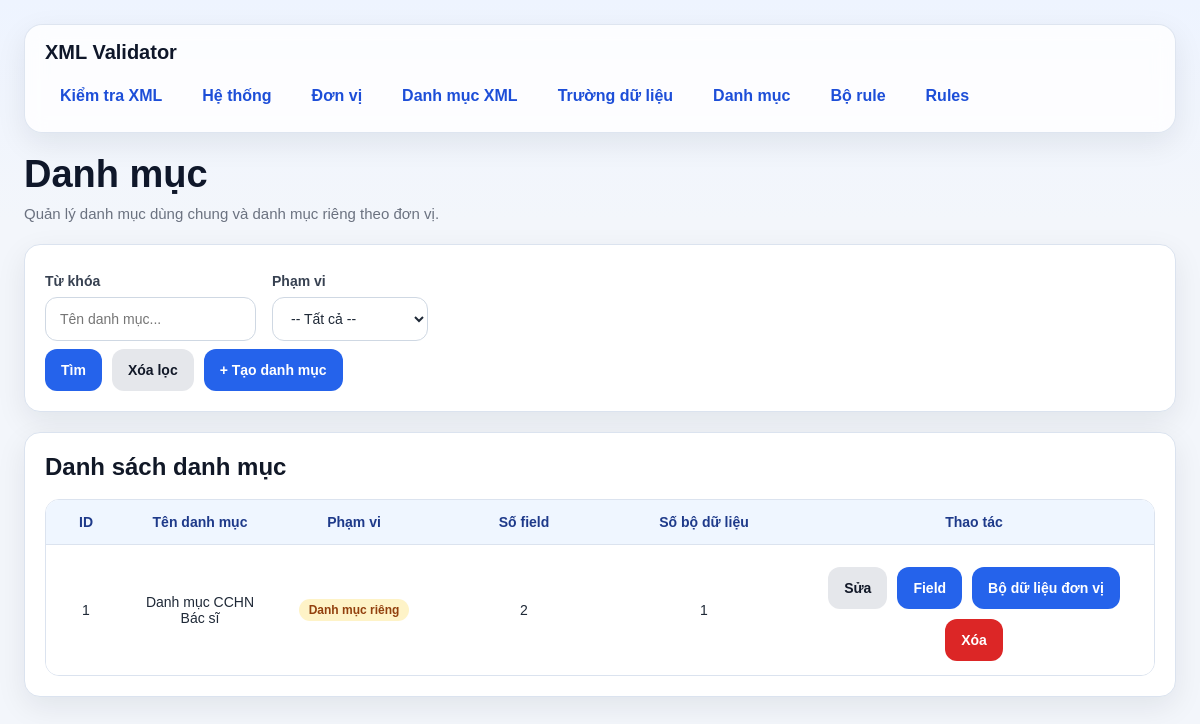
The page /categories/ on the database as committed earlier.
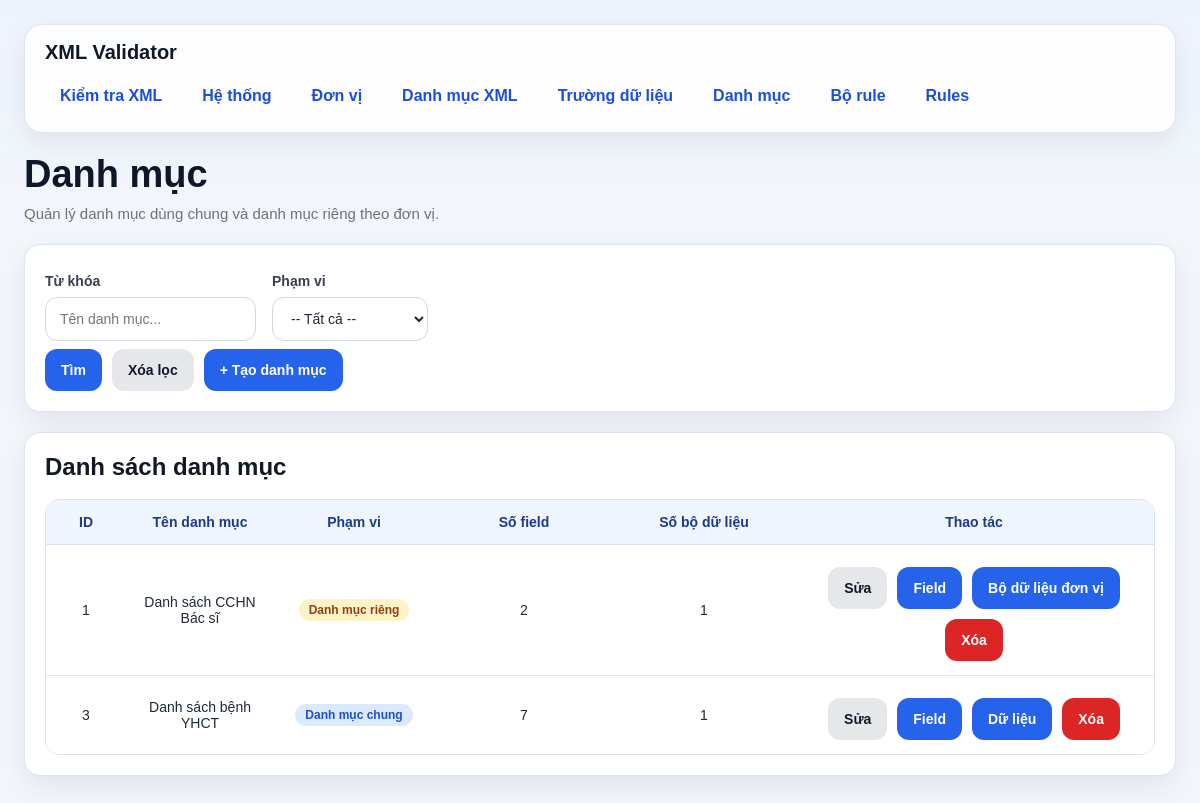
The same page on the database as committed later.
### models/category_model.py (models this page shows, shortened)
class DanhMuc(db.Model):
    __tablename__ = "danh_muc"
    id = db.Column(db.Integer, primary_key=True)
    ten_danh_muc = db.Column(db.String(255), nullable=False)
    scope = db.Column(db.String(20), nullable=False, default="COMMON")
    fields = db.relationship(
        "DanhMucField",
        back_populates="danh_muc",
        cascade="all, delete-orphan",
        lazy="select"
    )
    datasets = db.relationship(
        "DanhMucDataset",
        back_populates="danh_muc",
        cascade="all, delete-orphan",
        lazy="select"
    )

### routes/category_routes.py (the view)
@category_bp.route("/", methods=["GET"])
def list_categories():
    keyword = (request.args.get("keyword") or "").strip()
    scope = (request.args.get("scope") or "").strip().upper()
    query = DanhMuc.query
    if keyword:
        query = query.filter(
            or_(
                DanhMuc.ten_danh_muc.ilike(f"%{keyword}%")
            )
        )
    if scope in ["COMMON", "UNIT"]:
        query = query.filter(DanhMuc.scope == scope)
    items = query.order_by(DanhMuc.id.asc()).all()
    return render_template(
        "categories.html",
        items=items,
        keyword=keyword,
        scope=scope
    )

### templates/categories.html (shortened to what this page needs)
{% extends "base.html" %}
{% block content %}
<div class="page-header">
    <h1 class="page-title">Danh mục</h1>
    <div class="page-subtitle">Quản lý danh mục dùng chung và danh mục riêng theo đơn vị.</div>
</div>
<div class="card">
    <form method="GET">
        <div class="grid">
            <div class="col-6">
                <label>Từ khóa</label>
                <input type="text" name="keyword" value="{{ keyword }}" placeholder="Tên danh mục...">
            </div>
            <div class="col-6">
                <label>Phạm vi</label>
                <select name="scope">
                    <option value="">-- Tất cả --</option>
                </select>
            </div>
        </div>
        <div class="actions">
            <button type="submit" class="btn btn-primary">Tìm</button>
            <a href="/categories" class="btn btn-secondary">Xóa lọc</a>
            <a href="/categories/create" class="btn btn-primary">+ Tạo danh mục</a>
        </div>
    </form>
</div>
<div class="card">
    <h2 class="card-title">Danh sách danh mục</h2>
    {% if items %}
    <div class="table-wrap">
        <table>
            <thead>
                <tr>
                    <th style="width:80px;">ID</th>
                    <th>Tên danh mục</th>
                    <th style="width:160px;">Phạm vi</th>
                    <th style="width:180px;">Số field</th>
                    <th style="width:180px;">Số bộ dữ liệu</th>
                    <th style="width:360px;">Thao tác</th>
                </tr>
            </thead>
            <tbody>
                {% for item in items %}
                <tr>
                    <td>{{ item.id }}</td>
                    <td>{{ item.ten_danh_muc }}</td>
                    <td>
                        {% if item.scope == 'UNIT' %}
                            <span class="badge badge-warning">Danh mục riêng</span>
                        {% else %}
                            <span class="badge badge-info">Danh mục chung</span>
                        {% endif %}
                    </td>
                    <td>{{ item.fields|length }}</td>
                    <td>{{ item.datasets|length }}</td>
                    <td>
                        <div class="actions actions-center">
                            <a class="btn btn-secondary" href="/categories/{{ item.id }}/edit">Sửa</a>
                            <a class="btn btn-primary" href="/categories/{{ item.id }}/fields">Field</a>
                            {% if item.scope == 'UNIT' %}
                                <a class="btn btn-primary" href="/categories/{{ item.id }}/datasets">Bộ dữ liệu đơn vị</a>
                            {% else %}
                                <a class="btn btn-primary" href="/categories/{{ item.id }}/records">Dữ liệu</a>
                            {% endif %}
                            <form class="inline" method="POST" action="/categories/{{ item.id }}/delete" onsubmit="return confirm('Xóa danh mục này?');">
                                <button class="btn btn-danger" type="submit">Xóa</button>
                            </form>
                        </div>
                    </td>
                </tr>
                {% endfor %}
            </tbody>
        </table>
    </div>
    {% else %}
    <div class="empty-state">Chưa có danh mục nào.</div>
    {% endif %}
</div>
{% endblock %}

### templates/base.html (shortened to what this page needs)
<!DOCTYPE html>
<html lang="vi">
<head>
</head>
<body>
    <div class="page-shell">
        <div class="topbar">
            <div class="topbar-title">XML Validator</div>
            <nav>
                <a href="/">Kiểm tra XML</a>
                <a href="/systems">Hệ thống</a>
                <a href="/units">Đơn vị</a>
                <a href="/xmls">Danh mục XML</a>
                <a href="/fields">Trường dữ liệu</a>
                <a href="/categories">Danh mục</a>
                <a href="/rule-sets">Bộ rule</a>
                <a href="/rules">Rules</a>
            </nav>
        </div>
        <div class="container">
            {% block content %}{% endblock %}
        </div>
    </div>
</body>
</html>

### templates/base.html (style rules this page uses)
* { box-sizing: border-box; }
:root { --bg: #f3f6fb; --card: #ffffff; --card-soft: #f8fafc; --border: #dbe3ef; --text: #1f2937; --muted: #6b7280; --primary: #2563eb; --primary-hover: #1d4ed8; --danger: #dc2626; --danger-hover: #b91c1c; --success-bg: #dcfce7; --success-text: #166534; --warning-bg: #fef3c7; --warning-text: #92400e; --error-bg: #fee2e2; --error-text: #991b1b; --shadow: 0 10px 30px rgba(15, 23, 42, 0.08); --radius: 16px; }
body { margin: 0; font-family: Arial, Helvetica, sans-serif; background: linear-gradient(180deg, #eef4ff 0%, var(--bg) 220px); color: var(--text); }
.page-shell { max-width: 1280px; margin: 0 auto; padding: 24px; }
.topbar { background: rgba(255, 255, 255, 0.82); border: 1px solid rgba(219, 227, 239, 0.9); backdrop-filter: blur(10px); border-radius: 18px; box-shadow: var(--shadow); padding: 16px 20px; margin-bottom: 20px; }
.topbar-title { margin: 0 0 12px 0; font-size: 20px; font-weight: 700; color: #0f172a; }
nav { display: flex; flex-wrap: wrap; gap: 10px; }
nav a { text-decoration: none; color: #1d4ed8; font-weight: 600; padding: 10px 14px; border-radius: 10px; transition: 0.2s ease; border: 1px solid transparent; background: transparent; }
.container { background: transparent; }
.page-header { margin-bottom: 22px; }
.page-title { margin: 0; font-size: 38px; line-height: 1.15; color: #0f172a; }
.page-subtitle { margin-top: 8px; color: var(--muted); font-size: 15px; }
.card { background: var(--card); border: 1px solid var(--border); border-radius: var(--radius); box-shadow: var(--shadow); padding: 20px; margin-bottom: 20px; }
.card-title { margin: 0 0 18px 0; font-size: 24px; font-weight: 700; color: #111827; }
.grid { display: flex; grid-template-columns: repeat(12, 1fr); gap: 16px; }
.col-6 { grid-column: span 6; }
label { display: block; font-size: 14px; font-weight: 700; margin-bottom: 8px; margin-top: 8px; color: #374151; }
input[type="text"], input[type="date"], input[type="file"], input[type="password"], input[type="number"], select, textarea { width: 100%; min-height: 44px; border: 1px solid #cfd8e3; border-radius: 12px; padding: 10px 14px; font-size: 14px; background: #fff; color: var(--text); outline: none; transition: border-color 0.2s, box-shadow 0.2s; }
.actions { display: flex; flex-wrap: wrap; gap: 10px; margin-top: 8px; }
.actions-center { justify-content: center; }
.btn, button { border: none; min-height: 42px; padding: 10px 16px; border-radius: 12px; cursor: pointer; font-weight: 700; font-size: 14px; text-decoration: none; display: inline-flex; align-items: center; justify-content: center; transition: 0.2s ease; }
.btn-primary { background: var(--primary); color: white; }
.btn-secondary { background: #e5e7eb; color: #111827; }
.btn-danger { background: var(--danger); color: white; }
.badge { display: inline-flex; align-items: center; justify-content: center; border-radius: 999px; padding: 5px 10px; font-size: 12px; font-weight: 700; line-height: 1; white-space: nowrap; }
.badge-warning { background: var(--warning-bg); color: var(--warning-text); }
.badge-info { background: #dbeafe; color: #1d4ed8; }
.table-wrap { overflow-x: auto; border: 1px solid var(--border); border-radius: 14px; }
table { width: 100%; border-collapse: collapse; background: white; }
th { background: #eff6ff; color: #1e3a8a; font-size: 14px; font-weight: 700; text-align: center; padding: 14px 12px; border-bottom: 1px solid var(--border); }
td { padding: 14px 12px; border-bottom: 1px solid #e5e7eb; vertical-align: middle; font-size: 14px; text-align: center; }
tbody tr:last-child td { border-bottom: none; }
.inline { display: inline; }

Rows that differ between the two databases and show on the page:
changed DanhMuc id 1: ten_danh_muc "Danh mục CCHN Bác sĩ" → "Danh sách CCHN Bác sĩ"
added DanhMuc: id "3", ten_danh_muc "Danh sách bệnh YHCT", scope "Danh mục chung", fields|length "7", datasets|length "1"
